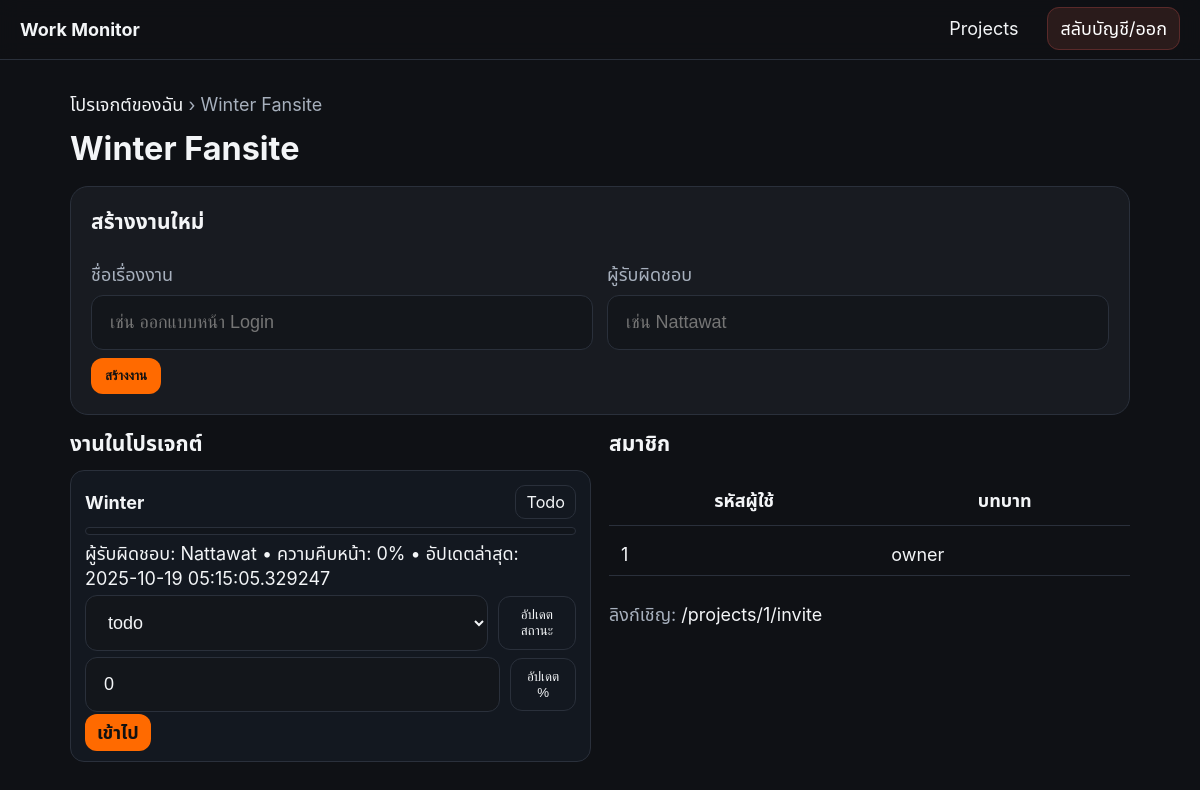
The page /projects/1 (signed in) on the database its author committed.
### models.py (models this page shows)
class Project(db.Model):
  id = db.Column(db.Integer, primary_key=True)
  name = db.Column(db.String(140), nullable=False)
  status = db.Column(db.String(32), default="in_progress")
  join_code = db.Column(db.String(8), unique=True, index=True, default=lambda: secrets.token_urlsafe(6)[:8].upper())
  created_by_id = db.Column(db.Integer, db.ForeignKey('user.id'), nullable=False)
  created_at = db.Column(db.DateTime, default=datetime.utcnow)

class Task(db.Model):
  id = db.Column(db.Integer, primary_key=True)
  project_id = db.Column(db.Integer, db.ForeignKey('project.id'), nullable=False, index=True)
  title = db.Column(db.String(200), nullable=False)
  assignee_name = db.Column(db.String(120))
  progress_percent = db.Column(db.Integer, default=0)  # 0..100
  last_updated = db.Column(db.DateTime, default=datetime.utcnow)
  status = db.Column(db.String(32), default="todo")    # todo|doing|done|blocked
  reference_url = db.Column(db.String(500))            # legacy, hidden in UI
  created_by_id = db.Column(db.Integer, db.ForeignKey('user.id'), nullable=False)

class ProjectMember(db.Model):
  id = db.Column(db.Integer, primary_key=True)
  project_id = db.Column(db.Integer, db.ForeignKey('project.id'), nullable=False, index=True)
  user_id = db.Column(db.Integer, db.ForeignKey('user.id'), nullable=False, index=True)
  role = db.Column(db.String(16), default="member")  # owner|member|ba
  joined_at = db.Column(db.DateTime, default=datetime.utcnow)

### views_main.py (the view)
@main_bp.get('/projects/<int:project_id>')
@login_required
def project_detail(project_id):
    mem = must_be_project_member(project_id)
    p = Project.query.get_or_404(project_id)
    tasks = Task.query.filter_by(project_id=p.id).order_by(Task.last_updated.desc()).all()
    members = ProjectMember.query.filter_by(project_id=p.id).all()
    is_manager = mem.role in ('owner','ba')
    return render_template('project_detail.html',
                           project=p, tasks=tasks, members=members,
                           is_manager=is_manager,
                           invite_link=url_for('main.create_invite', project_id=p.id))

### utils.py (called while the page is built)
def current_user():
    uid = session.get('uid')
    if not uid: return None
    return User.query.get(uid)

def login_required(f):
    @wraps(f)
    def wrapper(*a, **kw):
        if not current_user():
            return redirect(url_for('auth.login_page'))
        return f(*a, **kw)
    return wrapper

def must_be_project_member(project_id):
    u = current_user()
    if not u: return abort(401)
    mem = ProjectMember.query.filter_by(project_id=project_id, user_id=u.id).first()
    if not mem: return abort(403)
    return mem

### templates/project_detail.html (shortened to what this page needs)
{% extends "base.html" %}
{% block content %}
<nav class="crumb"><a href="{{ url_for('main.projects') }}">โปรเจกต์ของฉัน</a> › <span>{{ project.name }}</span></nav>
<h1>{{ project.name }}</h1>
<section class="card big" style="margin-bottom:14px">
  <h3>สร้างงานใหม่</h3>
  <form method="post" action="{{ url_for('tasks.create_task', project_id=project.id) }}">
    <div class="row2">
      <div>
        <label>ชื่อเรื่องงาน</label>
        <input class="lg" name="title" placeholder="เช่น ออกแบบหน้า Login" required>
      </div>
      <div>
        <label>ผู้รับผิดชอบ</label>
        <input class="lg" name="assignee_name" placeholder="เช่น Nattawat">
      </div>
    </div>
    <button class="cta" style="padding:10px 14px" type="submit">สร้างงาน</button>
  </form>
</section>
<div class="row">
  <div class="col">
    <h3>งานในโปรเจกต์</h3>
    <ul class="tasks">
      {% for t in tasks %}
      <li>
        <div class="task-header">
          <span class="t">{{ t.title }}</span>
          <span class="badge {{ t.status }}">{{ t.status|capitalize }}</span>
        </div>
        <div class="barwrap"><div class="barpct" style="width: {{ t.progress_percent }}%"></div></div>
        <div class="sub">
          ผู้รับผิดชอบ: {{ t.assignee_name or '—' }} • ความคืบหน้า: {{ t.progress_percent }}% • อัปเดตล่าสุด: {{ t.last_updated }}
        </div>
        {% if is_manager %}
        <form class="inline" method="post" action="{{ url_for('tasks.change_status', task_id=t.id) }}" style="margin-top:6px">
          <select class="lg" name="status">
            <option value="todo" {{ 'selected' if t.status=='todo' else '' }}>todo</option>
          </select>
          <button class="ghost" type="submit">อัปเดตสถานะ</button>
        </form>
        <form class="inline" method="post" action="{{ url_for('tasks.change_progress', task_id=t.id) }}" style="margin-top:6px">
          <input class="lg" type="number" min="0" max="100" name="progress" value="{{ t.progress_percent }}">
          <button class="ghost" type="submit">อัปเดต %</button>
        </form>
        {% else %}
        <p class="muted" style="margin-top:6px">ปรับสถานะ/เปอร์เซ็นต์ได้โดย owner หรือ BA เท่านั้น</p>
        {% endif %}
        <div style="margin-top:8px">
          <a class="cta" style="padding:8px 12px" href="{{ url_for('tasks.task_feed', task_id=t.id) }}">เข้าไป</a>
        </div>
      </li>
      {% else %}
      <li class="muted">ยังไม่มีงาน — สร้างงานแรกได้จากฟอร์มด้านบน</li>
      {% endfor %}
    </ul>
  </div>
  <div class="col">
    <h3>สมาชิก</h3>
    <table class="tbl">
      <thead><tr><th>รหัสผู้ใช้</th><th>บทบาท</th></tr></thead>
      <tbody>
        {% for m in members %}
        <tr>
          <td>{{ m.user_id }}</td>
          <td>{{ m.role }}</td>
        </tr>
        {% endfor %}
      </tbody>
    </table>
    <p class="muted">ลิงก์เชิญ: <a href="{{ invite_link }}">{{ invite_link }}</a></p>
  </div>
</div>
{% endblock %}

### templates/base.html (shortened to what this page needs)
<!doctype html>
<html lang="th">
<head>
  <link rel="stylesheet" href="{{ url_for('static', filename='theme.css') }}">
</head>
<body>
<header class="topbar">
  <a class="brand" href="{{ url_for('main.projects') }}">Work Monitor</a>
  <nav>
    <a class="link" href="{{ url_for('main.projects') }}">Projects</a>
    <a class="link danger" href="{{ url_for('auth.logout') }}">สลับบัญชี/ออก</a>
  </nav>
</header>
<main class="container">
  {% block content %}{% endblock %}
</main>
</body>
</html>

### static/theme.css (style rules this page uses)
:root { --bg:#0F1115; --card:#181B21; --card2:#1E232C; --text:#F3F5F7; --muted:#A7B0BD; --line:#2A303B; --orange:#FF6A00; --red:#E53935; --ok:#29CC7A; }
* { box-sizing:border-box }
html { font-size:18px }
body { margin:0;background:var(--bg);color:var(--text);font-family:Inter,"Noto Sans Thai",system-ui }
a { color:var(--text);text-decoration:none }
.container { max-width:1100px;margin:32px auto;padding:0 20px }
.topbar { display:flex;justify-content:space-between;align-items:center;padding:16px 20px;border-bottom:1px solid var(--line);position:sticky;top:0;background:rgba(15,17,21,.8);backdrop-filter:blur(10px);z-index:10 }
.brand { font-weight:700 }
.link { margin-left:12px;padding:10px 12px;border-radius:10px }
.link.danger { color:#fff;background:#2a1b1b }
h1 { font-size:1.8rem;margin:0 0 18px }
h3 { margin:0 0 10px }
label { display:block;margin:14px 0 6px;color:var(--muted) }
input,select,textarea { width:100%;padding:14px 16px;border-radius:12px;border:1px solid var(--line);background:#13161B;color:var(--text);font-size:1rem }
input.lg, textarea.lg, select.lg { padding:16px 18px }
.cta { background:var(--orange);color:#111;padding:12px 16px;border:none;border-radius:12px;font-weight:700;margin-top:8px;cursor:pointer }
.ghost { background:transparent;border:1px solid var(--line);color:var(--text);padding:10px 12px;border-radius:12px;cursor:pointer }
.danger { background:#3a1e1e;border:1px solid #5a2a2a;color:#ffb3b3;padding:10px 12px;border-radius:12px;cursor:pointer }
.muted { color:var(--muted) }
.inline { display:flex;gap:10px;align-items:center }
.card { background:var(--card);border:1px solid var(--line);padding:18px;border-radius:16px;margin-bottom:16px }
.card.big { padding:20px;border-radius:18px }
.badge { padding:6px 10px;border-radius:10px;font-size:.9rem;border:1px solid var(--line);text-transform:capitalize }
.barwrap { height:8px;background:#11151b;border:1px solid var(--line);border-radius:999px;overflow:hidden;margin:8px 0 6px }
.row { display:grid;grid-template-columns:1fr 1fr;gap:18px }
.tbl { width:100%;border-collapse:separate;border-spacing:0 8px }
.tbl td,.tbl th { padding:10px 12px;border-bottom:1px solid var(--line) }
.tasks { list-style:none;margin:0;padding:0;display:flex;flex-direction:column;gap:12px }
.tasks li { background:#131820;border:1px solid var(--line);padding:14px;border-radius:14px }
.task-header { display:flex;justify-content:space-between;align-items:center }
.t { font-weight:700 }
.crumb { margin-bottom:10px;color:var(--muted) }
.row2 { display:grid;grid-template-columns:1fr 1fr;gap:14px }

### rows shown on the page
Project: name "Winter Fansite"
Task: title "Winter", status "Todo", assignee_name "Nattawat", progress_percent "0", last_updated "2025-10-19 05:15:05.329247", progress "0"
ProjectMember: user_id "1", role "owner"

### other values the page prints
{{ invite_link }} "/projects/1/invite"
